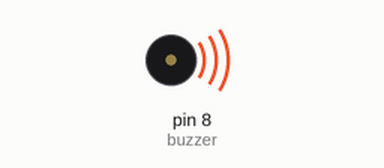
Recording of a sketch running on a simulated Arduino Uno, built with avr-gcc and run on an emulated ATmega328P. Shown: buzzer (waves = sounding).

Above: at 0.12 s.
At 4.6 s:
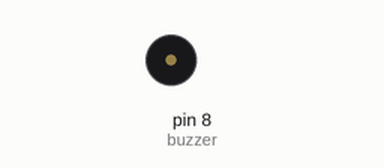
Timing chart, 0 to 7.1 s (numbered marks = the images above):
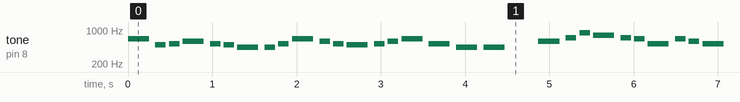

Measured:
- by itself, tone on pin 8 (buzzer): plays 659 Hz for 0.25 s, 494 Hz for 0.13 s, 523 Hz for 0.13 s, 587 Hz for 0.25 s, 523 Hz for 0.13 s, 494 Hz for 0.13 s … (444 notes in this stretch)

The sketch:

tetris.ino
```cpp
// Tetris Theme (Korobeiniki)

int buzzer = 8;

// Melody (Tetris main theme)
int melody[] = {
  659, 494, 523, 587, 523, 494, 440,
  440, 523, 659, 587, 523, 494, 523, 587,
  659, 523, 440, 440, 0,

  587, 698, 880, 784, 698, 659, 523,
  659, 587, 523, 494, 494, 523, 587,
  659, 523, 440, 440, 0
};

// Note durations (ms)
int noteDurations[] = {
  250, 125, 125, 250, 125, 125, 250,
  125, 125, 250, 125, 125, 250, 125, 125,
  250, 250, 250, 250, 250,

  250, 125, 125, 250, 125, 125, 250,
  125, 125, 250, 125, 125, 250, 125, 125,
  250, 250, 250, 250, 250
};

int notes = sizeof(melody) / sizeof(melody[0]);

void setup() {
  pinMode(buzzer, OUTPUT);
}

void loop() {
  for (int i = 0; i < notes; i++) {
    int duration = noteDurations[i];
    if (melody[i] != 0) {
      tone(buzzer, melody[i], duration);
    }
    delay(duration * 1.3);
    noTone(buzzer);
  }

  delay(1500); // pause before repeating
}
```
